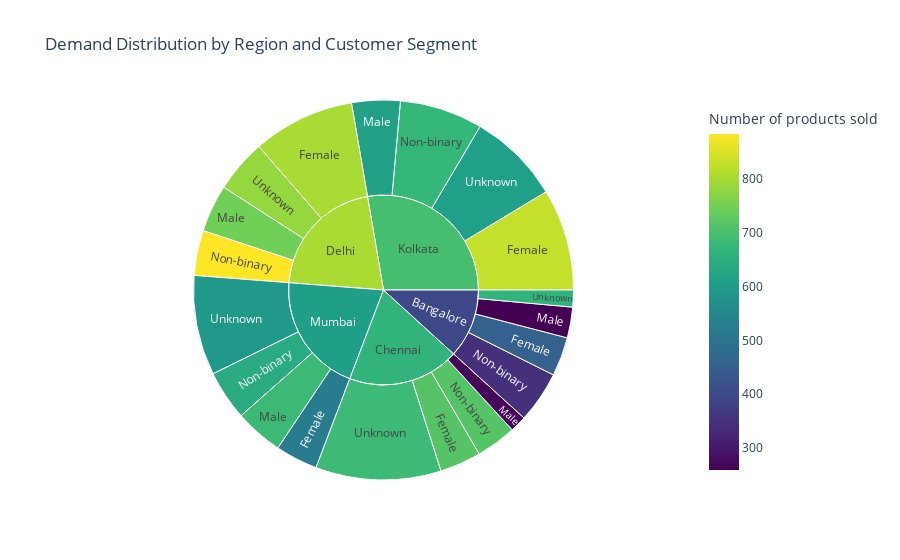

The cell this chart's notebook holds for it:
### Markdown cell above
Optional Interactive Version with Plotly

### Code cell
fig = px.sunburst(
    df,
    path=['Location', 'Customer demographics'],
    values='Number of products sold',
    color='Number of products sold',
    color_continuous_scale='Viridis',
    title='Demand Distribution by Region and Customer Segment'
)
fig.show()

### Figure 1 — Plotly figure (JSON) as saved in the notebook; plotly's stock layout.template omitted (floating-point values rounded to 4 significant figures)
{"data": [{"branchvalues": "total", "customdata": [[451.4], [715.6], [801.9], [829.8], [520.4], [258.8], [271.9], [747.2], [614.6], [683.7], [345.7], [713.8], [883.7], [674.3], [642.4], [663], [684.8], [783.2], [608.0], [593.9], [395.0], [665.3], [802.3], [695.2], [609.0]], "domain": {"x": [0, 1], "y": [0, 1]}, "hovertemplate": "labels=%{label}<br>Number of products sold_sum=%{value}<br>parent=%{parent}<br>id=%{id}<br>Number of products sold=%{color}<extra></extra>", "ids": ["Bangalore/Female", "Chennai/Female", "Delhi/Female", "Kolkata/Female", "Mumbai/Female", "Bangalore/Male", "Chennai/Male", "Delhi/Male", "Kolkata/Male", "Mumbai/Male", "Bangalore/Non-binary", "Chennai/Non-binary", "Delhi/Non-binary", "Kolkata/Non-binary", "Mumbai/Non-binary", "Bangalore/Unknown", "Chennai/Unknown", "Delhi/Unknown", "Kolkata/Unknown", "Mumbai/Unknown", "Bangalore", "Chennai", "Delhi", "Kolkata", "Mumbai"], "labels": ["Female", "Female", "Female", "Female", "Female", "Male", "Male", "Male", "Male", "Male", "Non-binary", "Non-binary", "Non-binary", "Non-binary", "Non-binary", "Unknown", "Unknown", "Unknown", "Unknown", "Unknown", "Bangalore", "Chennai", "Delhi", "Kolkata", "Mumbai"], "marker": {"coloraxis": "coloraxis", "colors": [451.4, 715.6, 801.9, 829.8, 520.4, 258.8, 271.9, 747.2, 614.6, 683.7, 345.7, 713.8, 883.7, 674.3, 642.4, 663, 684.8, 783.2, 608.0, 593.9, 395.0, 665.3, 802.3, 695.2, 609.0]}, "name": "", "parents": ["Bangalore", "Chennai", "Delhi", "Kolkata", "Mumbai", "Bangalore", "Chennai", "Delhi", "Kolkata", "Mumbai", "Bangalore", "Chennai", "Delhi", "Kolkata", "Mumbai", "Bangalore", "Chennai", "Delhi", "Kolkata", "Mumbai", "", "", "", "", ""], "type": "sunburst", "values": [1530, 1620, 4002, 3989, 1660, 1206, 646, 1859, 1901, 1895, 2021, 1581, 1767, 3258, 1953, 663, 4921, 2087, 3622, 3918, 5420, 8768, 9715, 12770, 9426]}], "layout": {"coloraxis": {"colorbar": {"title": {"text": "Number of products sold"}}, "colorscale": [[0, "#440154"], [0.1111, "#482878"], [0.2222, "#3e4989"], [0.3333, "#31688e"], [0.4444, "#26828e"], [0.5556, "#1f9e89"], [0.6667, "#35b779"], [0.7778, "#6ece58"], [0.8889, "#b5de2b"], [1, "#fde725"]]}, "legend": {"tracegroupgap": 0}, "title": {"text": "Demand Distribution by Region and Customer Segment"}}}
